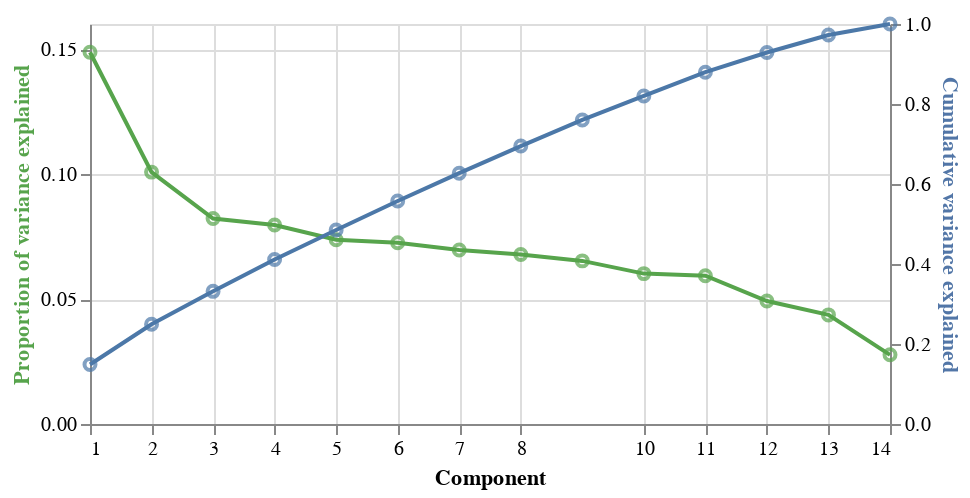

Write notebook code for a chart like this one.
### Code cell
# encode component axis only as base layer
base = alt.Chart(pca_var_explained).encode(
    x= alt.X('Component', scale = alt.Scale(domain=[1, 14]), axis=alt.Axis(values=[1,2,3,4,5,6,7,8,10,11,12,13,14]))
)

# make a base layer for the proportion of variance explained
prop_var_base = base.encode(
    y=alt.Y('Proportion of variance explained', axis=alt.Axis(titleColor='#57A44C'))
)

# make a base layer for the cumulative variance explained
cum_var_base = base.encode(
    y=alt.Y('Cumulative variance explained', axis=alt.Axis(titleColor='#5276A7'))
)

# add points and lines to each base layer
prop_var = prop_var_base.mark_line(
    stroke='#57A44C') + prop_var_base.mark_point(color='#57A44C')

cum_var = cum_var_base.mark_line() + cum_var_base.mark_point()

# layer the layers
var_explained_plot = alt.layer(
    prop_var, cum_var).resolve_scale(y='independent')

# display
var_explained_plot.properties(height = 200, width = 400)

### Figure 1 — Vega-Lite specification as saved in the notebook (floating-point values rounded to 4 significant figures)
{"config": {"view": {"continuousWidth": 400, "continuousHeight": 300}}, "layer": [{"layer": [{"mark": {"type": "line", "stroke": "#57A44C"}, "encoding": {"x": {"axis": {"values": [1, 2, 3, 4, 5, 6, 7, 8, 10, 11, 12, 13, 14]}, "field": "Component", "scale": {"domain": [1, 14]}, "type": "quantitative"}, "y": {"axis": {"titleColor": "#57A44C"}, "field": "Proportion of variance explained", "type": "quantitative"}}}, {"mark": {"type": "point", "color": "#57A44C"}, "encoding": {"x": {"axis": {"values": [1, 2, 3, 4, 5, 6, 7, 8, 10, 11, 12, 13, 14]}, "field": "Component", "scale": {"domain": [1, 14]}, "type": "quantitative"}, "y": {"axis": {"titleColor": "#57A44C"}, "field": "Proportion of variance explained", "type": "quantitative"}}}]}, {"layer": [{"mark": "line", "encoding": {"x": {"axis": {"values": [1, 2, 3, 4, 5, 6, 7, 8, 10, 11, 12, 13, 14]}, "field": "Component", "scale": {"domain": [1, 14]}, "type": "quantitative"}, "y": {"axis": {"titleColor": "#5276A7"}, "field": "Cumulative variance explained", "type": "quantitative"}}}, {"mark": "point", "encoding": {"x": {"axis": {"values": [1, 2, 3, 4, 5, 6, 7, 8, 10, 11, 12, 13, 14]}, "field": "Component", "scale": {"domain": [1, 14]}, "type": "quantitative"}, "y": {"axis": {"titleColor": "#5276A7"}, "field": "Cumulative variance explained", "type": "quantitative"}}}]}], "data": {"name": "data-55e58717743f710b62ac7de377424d70"}, "height": 200, "resolve": {"scale": {"y": "independent"}}, "width": 400, "$schema": "https://vega.github.io/schema/vega-lite/v4.17.0.json", "datasets": {"data-55e58717743f710b62ac7de377424d70": [{"Proportion of variance explained": 0.1487, "Component": 1, "Cumulative variance explained": 0.1487}, {"Proportion of variance explained": 0.1008, "Component": 2, "Cumulative variance explained": 0.2495}, {"Proportion of variance explained": 0.08219, "Component": 3, "Cumulative variance explained": 0.3316}, {"Proportion of variance explained": 0.0796, "Component": 4, "Cumulative variance explained": 0.4112}, {"Proportion of variance explained": 0.0737, "Component": 5, "Cumulative variance explained": 0.4849}, {"Proportion of variance explained": 0.07248, "Component": 6, "Cumulative variance explained": 0.5574}, {"Proportion of variance explained": 0.0696, "Component": 7, "Cumulative variance explained": 0.627}, {"Proportion of variance explained": 0.0678, "Component": 8, "Cumulative variance explained": 0.6948}, {"Proportion of variance explained": 0.06524, "Component": 9, "Cumulative variance explained": 0.7601}, {"Proportion of variance explained": 0.06015, "Component": 10, "Cumulative variance explained": 0.8202}, {"Proportion of variance explained": 0.0593, "Component": 11, "Cumulative variance explained": 0.8795}, {"Proportion of variance explained": 0.04917, "Component": 12, "Cumulative variance explained": 0.9287}, {"Proportion of variance explained": 0.04364, "Component": 13, "Cumulative variance explained": 0.9723}, {"Proportion of variance explained": 0.02767, "Component": 14, "Cumulative variance explained": 1.0}]}}
